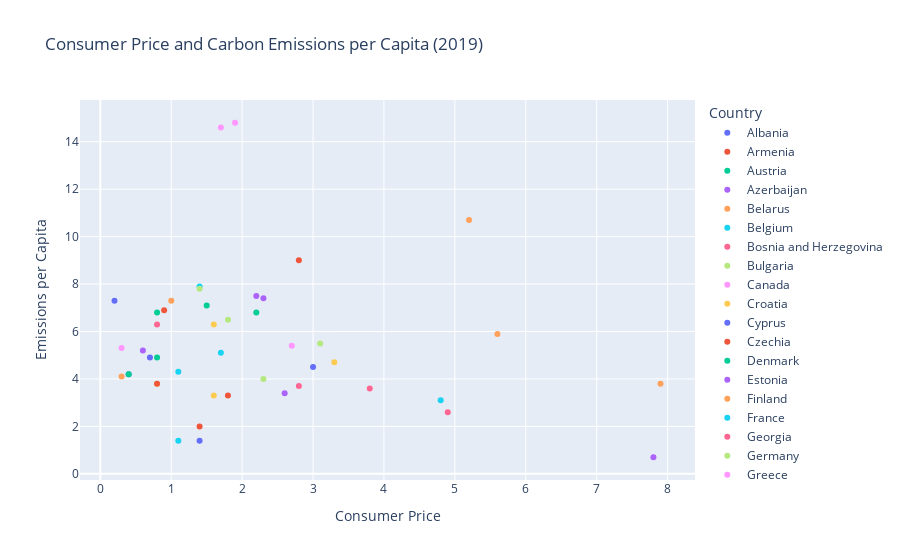

The code cell stored with this chart in its notebook:
### Code cell
# Filter out the outlier (Uzbekistan)
filtered_un_merged = filtered_un_merged[filtered_un_merged['Country'] != 'Uzbekistan']

# Create the scatter plot
fig = px.scatter(
    filtered_un_merged,
    x="Value_x",  # Column for x-axis (Consumer Price)
    y="Value_y",  # Column for y-axis (Emissions per Capita)
    color="Country",
    title="Consumer Price and Carbon Emissions per Capita (2019)",
    labels={"Value_x": "Consumer Price", "Value_y": "Emissions per Capita"},
)

# Show the plot
fig.show()

### Figure 1 — Plotly figure (JSON) as saved in the notebook; plotly's stock layout.template omitted (floating-point values rounded to 4 significant figures)
{"data": [{"hovertemplate": "Country=Albania<br>Consumer Price=%{x}<br>Emissions per Capita=%{y}<extra></extra>", "legendgroup": "Albania", "marker": {"color": "#636efa", "symbol": "circle"}, "mode": "markers", "name": "Albania", "orientation": "v", "showlegend": true, "type": "scatter", "x": [1.4], "xaxis": "x", "y": [1.4], "yaxis": "y"}, {"hovertemplate": "Country=Armenia<br>Consumer Price=%{x}<br>Emissions per Capita=%{y}<extra></extra>", "legendgroup": "Armenia", "marker": {"color": "#EF553B", "symbol": "circle"}, "mode": "markers", "name": "Armenia", "orientation": "v", "showlegend": true, "type": "scatter", "x": [1.4], "xaxis": "x", "y": [2], "yaxis": "y"}, {"hovertemplate": "Country=Austria<br>Consumer Price=%{x}<br>Emissions per Capita=%{y}<extra></extra>", "legendgroup": "Austria", "marker": {"color": "#00cc96", "symbol": "circle"}, "mode": "markers", "name": "Austria", "orientation": "v", "showlegend": true, "type": "scatter", "x": [1.5], "xaxis": "x", "y": [7.1], "yaxis": "y"}, {"hovertemplate": "Country=Azerbaijan<br>Consumer Price=%{x}<br>Emissions per Capita=%{y}<extra></extra>", "legendgroup": "Azerbaijan", "marker": {"color": "#ab63fa", "symbol": "circle"}, "mode": "markers", "name": "Azerbaijan", "orientation": "v", "showlegend": true, "type": "scatter", "x": [2.6], "xaxis": "x", "y": [3.4], "yaxis": "y"}, {"hovertemplate": "Country=Belarus<br>Consumer Price=%{x}<br>Emissions per Capita=%{y}<extra></extra>", "legendgroup": "Belarus", "marker": {"color": "#FFA15A", "symbol": "circle"}, "mode": "markers", "name": "Belarus", "orientation": "v", "showlegend": true, "type": "scatter", "x": [5.6], "xaxis": "x", "y": [5.9], "yaxis": "y"}, {"hovertemplate": "Country=Belgium<br>Consumer Price=%{x}<br>Emissions per Capita=%{y}<extra></extra>", "legendgroup": "Belgium", "marker": {"color": "#19d3f3", "symbol": "circle"}, "mode": "markers", "name": "Belgium", "orientation": "v", "showlegend": true, "type": "scatter", "x": [1.4], "xaxis": "x", "y": [7.9], "yaxis": "y"}, {"hovertemplate": "Country=Bosnia and Herzegovina<br>Consumer Price=%{x}<br>Emissions per Capita=%{y}<extra></extra>", "legendgroup": "Bosnia and Herzegovina", "marker": {"color": "#FF6692", "symbol": "circle"}, "mode": "markers", "name": "Bosnia and Herzegovina", "orientation": "v", "showlegend": true, "type": "scatter", "x": [0.8], "xaxis": "x", "y": [6.3], "yaxis": "y"}, {"hovertemplate": "Country=Bulgaria<br>Consumer Price=%{x}<br>Emissions per Capita=%{y}<extra></extra>", "legendgroup": "Bulgaria", "marker": {"color": "#B6E880", "symbol": "circle"}, "mode": "markers", "name": "Bulgaria", "orientation": "v", "showlegend": true, "type": "scatter", "x": [3.1], "xaxis": "x", "y": [5.5], "yaxis": "y"}, {"hovertemplate": "Country=Canada<br>Consumer Price=%{x}<br>Emissions per Capita=%{y}<extra></extra>", "legendgroup": "Canada", "marker": {"color": "#FF97FF", "symbol": "circle"}, "mode": "markers", "name": "Canada", "orientation": "v", "showlegend": true, "type": "scatter", "x": [1.9], "xaxis": "x", "y": [14.8], "yaxis": "y"}, {"hovertemplate": "Country=Croatia<br>Consumer Price=%{x}<br>Emissions per Capita=%{y}<extra></extra>", "legendgroup": "Croatia", "marker": {"color": "#FECB52", "symbol": "circle"}, "mode": "markers", "name": "Croatia", "orientation": "v", "showlegend": true, "type": "scatter", "x": [0.8], "xaxis": "x", "y": [3.8], "yaxis": "y"}, {"hovertemplate": "Country=Cyprus<br>Consumer Price=%{x}<br>Emissions per Capita=%{y}<extra></extra>", "legendgroup": "Cyprus", "marker": {"color": "#636efa", "symbol": "circle"}, "mode": "markers", "name": "Cyprus", "orientation": "v", "showlegend": true, "type": "scatter", "x": [0.2], "xaxis": "x", "y": [7.3], "yaxis": "y"}, {"hovertemplate": "Country=Czechia<br>Consumer Price=%{x}<br>Emissions per Capita=%{y}<extra></extra>", "legendgroup": "Czechia", "marker": {"color": "#EF553B", "symbol": "circle"}, "mode": "markers", "name": "Czechia", "orientation": "v", "showlegend": true, "type": "scatter", "x": [2.8], "xaxis": "x", "y": [9], "yaxis": "y"}, {"hovertemplate": "Country=Denmark<br>Consumer Price=%{x}<br>Emissions per Capita=%{y}<extra></extra>", "legendgroup": "Denmark", "marker": {"color": "#00cc96", "symbol": "circle"}, "mode": "markers", "name": "Denmark", "orientation": "v", "showlegend": true, "type": "scatter", "x": [0.8], "xaxis": "x", "y": [4.9], "yaxis": "y"}, {"hovertemplate": "Country=Estonia<br>Consumer Price=%{x}<br>Emissions per Capita=%{y}<extra></extra>", "legendgroup": "Estonia", "marker": {"color": "#ab63fa", "symbol": "circle"}, "mode": "markers", "name": "Estonia", "orientation": "v", "showlegend": true, "type": "scatter", "x": [2.3], "xaxis": "x", "y": [7.4], "yaxis": "y"}, {"hovertemplate": "Country=Finland<br>Consumer Price=%{x}<br>Emissions per Capita=%{y}<extra></extra>", "legendgroup": "Finland", "marker": {"color": "#FFA15A", "symbol": "circle"}, "mode": "markers", "name": "Finland", "orientation": "v", "showlegend": true, "type": "scatter", "x": [1], "xaxis": "x", "y": [7.3], "yaxis": "y"}, {"hovertemplate": "Country=France<br>Consumer Price=%{x}<br>Emissions per Capita=%{y}<extra></extra>", "legendgroup": "France", "marker": {"color": "#19d3f3", "symbol": "circle"}, "mode": "markers", "name": "France", "orientation": "v", "showlegend": true, "type": "scatter", "x": [1.1], "xaxis": "x", "y": [4.3], "yaxis": "y"}, {"hovertemplate": "Country=Georgia<br>Consumer Price=%{x}<br>Emissions per Capita=%{y}<extra></extra>", "legendgroup": "Georgia", "marker": {"color": "#FF6692", "symbol": "circle"}, "mode": "markers", "name": "Georgia", "orientation": "v", "showlegend": true, "type": "scatter", "x": [4.9], "xaxis": "x", "y": [2.6], "yaxis": "y"}, {"hovertemplate": "Country=Germany<br>Consumer Price=%{x}<br>Emissions per Capita=%{y}<extra></extra>", "legendgroup": "Germany", "marker": {"color": "#B6E880", "symbol": "circle"}, "mode": "markers", "name": "Germany", "orientation": "v", "showlegend": true, "type": "scatter", "x": [1.4], "xaxis": "x", "y": [7.8], "yaxis": "y"}, {"hovertemplate": "Country=Greece<br>Consumer Price=%{x}<br>Emissions per Capita=%{y}<extra></extra>", "legendgroup": "Greece", "marker": {"color": "#FF97FF", "symbol": "circle"}, "mode": "markers", "name": "Greece", "orientation": "v", "showlegend": true, "type": "scatter", "x": [0.3], "xaxis": "x", "y": [5.3], "yaxis": "y"}, {"hovertemplate": "Country=Hungary<br>Consumer Price=%{x}<br>Emissions per Capita=%{y}<extra></extra>", "legendgroup": "Hungary", "marker": {"color": "#FECB52", "symbol": "circle"}, "mode": "markers", "name": "Hungary", "orientation": "v", "showlegend": true, "type": "scatter", "x": [3.3], "xaxis": "x", "y": [4.7], "yaxis": "y"}, {"hovertemplate": "Country=Iceland<br>Consumer Price=%{x}<br>Emissions per Capita=%{y}<extra></extra>", "legendgroup": "Iceland", "marker": {"color": "#636efa", "symbol": "circle"}, "mode": "markers", "name": "Iceland", "orientation": "v", "showlegend": true, "type": "scatter", "x": [3], "xaxis": "x", "y": [4.5], "yaxis": "y"}, {"hovertemplate": "Country=Ireland<br>Consumer Price=%{x}<br>Emissions per Capita=%{y}<extra></extra>", "legendgroup": "Ireland", "marker": {"color": "#EF553B", "symbol": "circle"}, "mode": "markers", "name": "Ireland", "orientation": "v", "showlegend": true, "type": "scatter", "x": [0.9], "xaxis": "x", "y": [6.9], "yaxis": "y"}, {"hovertemplate": "Country=Israel<br>Consumer Price=%{x}<br>Emissions per Capita=%{y}<extra></extra>", "legendgroup": "Israel", "marker": {"color": "#00cc96", "symbol": "circle"}, "mode": "markers", "name": "Israel", "orientation": "v", "showlegend": true, "type": "scatter", "x": [0.8], "xaxis": "x", "y": [6.8], "yaxis": "y"}, {"hovertemplate": "Country=Italy<br>Consumer Price=%{x}<br>Emissions per Capita=%{y}<extra></extra>", "legendgroup": "Italy", "marker": {"color": "#ab63fa", "symbol": "circle"}, "mode": "markers", "name": "Italy", "orientation": "v", "showlegend": true, "type": "scatter", "x": [0.6], "xaxis": "x", "y": [5.2], "yaxis": "y"}, {"hovertemplate": "Country=Kazakhstan<br>Consumer Price=%{x}<br>Emissions per Capita=%{y}<extra></extra>", "legendgroup": "Kazakhstan", "marker": {"color": "#FFA15A", "symbol": "circle"}, "mode": "markers", "name": "Kazakhstan", "orientation": "v", "showlegend": true, "type": "scatter", "x": [5.2], "xaxis": "x", "y": [10.7], "yaxis": "y"}, {"hovertemplate": "Country=Kyrgyzstan<br>Consumer Price=%{x}<br>Emissions per Capita=%{y}<extra></extra>", "legendgroup": "Kyrgyzstan", "marker": {"color": "#19d3f3", "symbol": "circle"}, "mode": "markers", "name": "Kyrgyzstan", "orientation": "v", "showlegend": true, "type": "scatter", "x": [1.1], "xaxis": "x", "y": [1.4], "yaxis": "y"}, {"hovertemplate": "Country=Latvia<br>Consumer Price=%{x}<br>Emissions per Capita=%{y}<extra></extra>", "legendgroup": "Latvia", "marker": {"color": "#FF6692", "symbol": "circle"}, "mode": "markers", "name": "Latvia", "orientation": "v", "showlegend": true, "type": "scatter", "x": [2.8], "xaxis": "x", "y": [3.7], "yaxis": "y"}, {"hovertemplate": "Country=Lithuania<br>Consumer Price=%{x}<br>Emissions per Capita=%{y}<extra></extra>", "legendgroup": "Lithuania", "marker": {"color": "#B6E880", "symbol": "circle"}, "mode": "markers", "name": "Lithuania", "orientation": "v", "showlegend": true, "type": "scatter", "x": [2.3], "xaxis": "x", "y": [4], "yaxis": "y"}, {"hovertemplate": "Country=Luxembourg<br>Consumer Price=%{x}<br>Emissions per Capita=%{y}<extra></extra>", "legendgroup": "Luxembourg", "marker": {"color": "#FF97FF", "symbol": "circle"}, "mode": "markers", "name": "Luxembourg", "orientation": "v", "showlegend": true, "type": "scatter", "x": [1.7], "xaxis": "x", "y": [14.6], "yaxis": "y"}, {"hovertemplate": "Country=Malta<br>Consumer Price=%{x}<br>Emissions per Capita=%{y}<extra></extra>", "legendgroup": "Malta", "marker": {"color": "#FECB52", "symbol": "circle"}, "mode": "markers", "name": "Malta", "orientation": "v", "showlegend": true, "type": "scatter", "x": [1.6], "xaxis": "x", "y": [3.3], "yaxis": "y"}, {"hovertemplate": "Country=Montenegro<br>Consumer Price=%{x}<br>Emissions per Capita=%{y}<extra></extra>", "legendgroup": "Montenegro", "marker": {"color": "#636efa", "symbol": "circle"}, "mode": "markers", "name": "Montenegro", "orientation": "v", "showlegend": true, "type": "scatter", "x": [0.4], "xaxis": "x", "y": [4.2], "yaxis": "y"}, {"hovertemplate": "Country=North Macedonia<br>Consumer Price=%{x}<br>Emissions per Capita=%{y}<extra></extra>", "legendgroup": "North Macedonia", "marker": {"color": "#EF553B", "symbol": "circle"}, "mode": "markers", "name": "North Macedonia", "orientation": "v", "showlegend": true, "type": "scatter", "x": [0.8], "xaxis": "x", "y": [3.8], "yaxis": "y"}, {"hovertemplate": "Country=Norway<br>Consumer Price=%{x}<br>Emissions per Capita=%{y}<extra></extra>", "legendgroup": "Norway", "marker": {"color": "#00cc96", "symbol": "circle"}, "mode": "markers", "name": "Norway", "orientation": "v", "showlegend": true, "type": "scatter", "x": [2.2], "xaxis": "x", "y": [6.8], "yaxis": "y"}, {"hovertemplate": "Country=Poland<br>Consumer Price=%{x}<br>Emissions per Capita=%{y}<extra></extra>", "legendgroup": "Poland", "marker": {"color": "#ab63fa", "symbol": "circle"}, "mode": "markers", "name": "Poland", "orientation": "v", "showlegend": true, "type": "scatter", "x": [2.2], "xaxis": "x", "y": [7.5], "yaxis": "y"}, {"hovertemplate": "Country=Portugal<br>Consumer Price=%{x}<br>Emissions per Capita=%{y}<extra></extra>", "legendgroup": "Portugal", "marker": {"color": "#FFA15A", "symbol": "circle"}, "mode": "markers", "name": "Portugal", "orientation": "v", "showlegend": true, "type": "scatter", "x": [0.3], "xaxis": "x", "y": [4.1], "yaxis": "y"}, {"hovertemplate": "Country=Republic of Moldova<br>Consumer Price=%{x}<br>Emissions per Capita=%{y}<extra></extra>", "legendgroup": "Republic of Moldova", "marker": {"color": "#19d3f3", "symbol": "circle"}, "mode": "markers", "name": "Republic of Moldova", "orientation": "v", "showlegend": true, "type": "scatter", "x": [4.8], "xaxis": "x", "y": [3.1], "yaxis": "y"}, {"hovertemplate": "Country=Romania<br>Consumer Price=%{x}<br>Emissions per Capita=%{y}<extra></extra>", "legendgroup": "Romania", "marker": {"color": "#FF6692", "symbol": "circle"}, "mode": "markers", "name": "Romania", "orientation": "v", "showlegend": true, "type": "scatter", "x": [3.8], "xaxis": "x", "y": [3.6], "yaxis": "y"}, {"hovertemplate": "Country=Serbia<br>Consumer Price=%{x}<br>Emissions per Capita=%{y}<extra></extra>", "legendgroup": "Serbia", "marker": {"color": "#B6E880", "symbol": "circle"}, "mode": "markers", "name": "Serbia", "orientation": "v", "showlegend": true, "type": "scatter", "x": [1.8], "xaxis": "x", "y": [6.5], "yaxis": "y"}, {"hovertemplate": "Country=Slovakia<br>Consumer Price=%{x}<br>Emissions per Capita=%{y}<extra></extra>", "legendgroup": "Slovakia", "marker": {"color": "#FF97FF", "symbol": "circle"}, "mode": "markers", "name": "Slovakia", "orientation": "v", "showlegend": true, "type": "scatter", "x": [2.7], "xaxis": "x", "y": [5.4], "yaxis": "y"}, {"hovertemplate": "Country=Slovenia<br>Consumer Price=%{x}<br>Emissions per Capita=%{y}<extra></extra>", "legendgroup": "Slovenia", "marker": {"color": "#FECB52", "symbol": "circle"}, "mode": "markers", "name": "Slovenia", "orientation": "v", "showlegend": true, "type": "scatter", "x": [1.6], "xaxis": "x", "y": [6.3], "yaxis": "y"}, {"hovertemplate": "Country=Spain<br>Consumer Price=%{x}<br>Emissions per Capita=%{y}<extra></extra>", "legendgroup": "Spain", "marker": {"color": "#636efa", "symbol": "circle"}, "mode": "markers", "name": "Spain", "orientation": "v", "showlegend": true, "type": "scatter", "x": [0.7], "xaxis": "x", "y": [4.9], "yaxis": "y"}, {"hovertemplate": "Country=Sweden<br>Consumer Price=%{x}<br>Emissions per Capita=%{y}<extra></extra>", "legendgroup": "Sweden", "marker": {"color": "#EF553B", "symbol": "circle"}, "mode": "markers", "name": "Sweden", "orientation": "v", "showlegend": true, "type": "scatter", "x": [1.8], "xaxis": "x", "y": [3.3], "yaxis": "y"}, {"hovertemplate": "Country=Switzerland<br>Consumer Price=%{x}<br>Emissions per Capita=%{y}<extra></extra>", "legendgroup": "Switzerland", "marker": {"color": "#00cc96", "symbol": "circle"}, "mode": "markers", "name": "Switzerland", "orientation": "v", "showlegend": true, "type": "scatter", "x": [0.4], "xaxis": "x", "y": [4.2], "yaxis": "y"}, {"hovertemplate": "Country=Tajikistan<br>Consumer Price=%{x}<br>Emissions per Capita=%{y}<extra></extra>", "legendgroup": "Tajikistan", "marker": {"color": "#ab63fa", "symbol": "circle"}, "mode": "markers", "name": "Tajikistan", "orientation": "v", "showlegend": true, "type": "scatter", "x": [7.8], "xaxis": "x", "y": [0.7], "yaxis": "y"}, {"hovertemplate": "Country=Ukraine<br>Consumer Price=%{x}<br>Emissions per Capita=%{y}<extra></extra>", "legendgroup": "Ukraine", "marker": {"color": "#FFA15A", "symbol": "circle"}, "mode": "markers", "name": "Ukraine", "orientation": "v", "showlegend": true, "type": "scatter", "x": [7.9], "xaxis": "x", "y": [3.8], "yaxis": "y"}, {"hovertemplate": "Country=United Kingdom<br>Consumer Price=%{x}<br>Emissions per Capita=%{y}<extra></extra>", "legendgroup": "United Kingdom", "marker": {"color": "#19d3f3", "symbol": "circle"}, "mode": "markers", "name": "United Kingdom", "orientation": "v", "showlegend": true, "type": "scatter", "x": [1.7], "xaxis": "x", "y": [5.1], "yaxis": "y"}], "layout": {"autosize": true, "legend": {"title": {"text": "Country"}, "tracegroupgap": 0}, "title": {"text": "Consumer Price and Carbon Emissions per Capita (2019)"}, "xaxis": {"anchor": "y", "autorange": true, "domain": [0, 1], "range": [-0.2969, 8.397], "title": {"text": "Consumer Price"}, "type": "linear"}, "yaxis": {"anchor": "x", "autorange": true, "domain": [0, 1], "range": [-0.4636, 15.96], "title": {"text": "Emissions per Capita"}, "type": "linear"}}}
